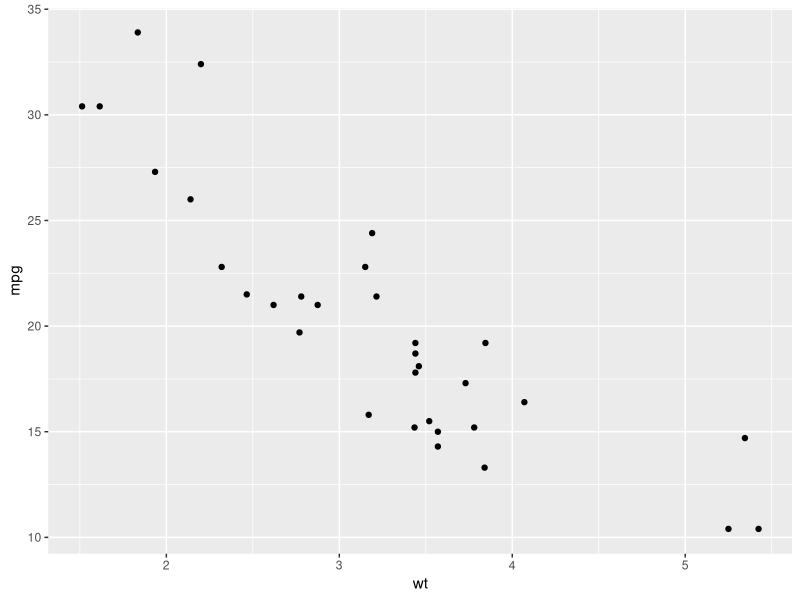
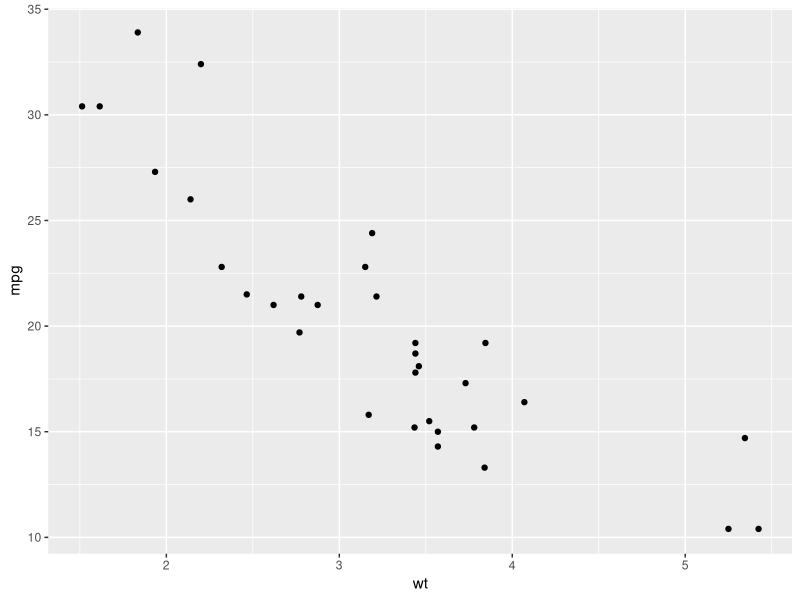

Write the R code that produced these figures, in order.
## ---- chunk 1
library(knitr)
knitr::opts_chunk$set(echo = FALSE, warning = TRUE)


knit_hooks$set( fig.cap = function(before, options, envir) {
  if ( before ) {
    chr <- sprintf("<p><small><strong><a name='fig:%s' value = %d>Figure %d</a></strong>: %s</small></p>", options$label, options$fig.num, options$fig.num, options$fig.cap)
    chr <- sprintf("<p><small><strong><a name='fig:%s'>%s</a></strong>: %s</small></p>", options$label, options$label,  options$fig.cap)
    
    return(chr)
  }
})


chunkref <- local({
  function(chunklabel) {
    sprintf('[%s](#%s)', chunklabel, paste0("fig:",chunklabel) )
  }  
})

library(ggplot2)
library(dplyr)
## ---- chunk 2

mtcars %>% 
  ggplot(aes(x = wt, y = mpg)) + 
  geom_point()
## ---- chunk 3

mtcars %>% 
  ggplot(aes(x = wt, y = mpg)) + 
  geom_point()
